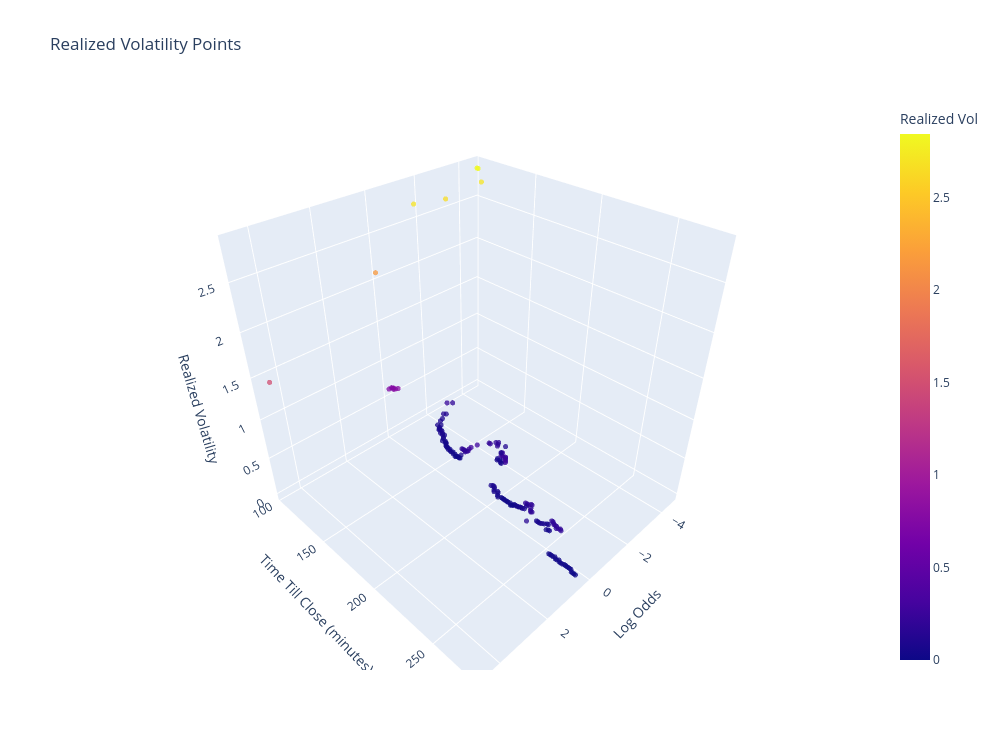

This figure's notebook cell:
### Code cell
plot_realized_vol_points(vol_df)

### Figure 1 — Plotly figure (JSON) as saved in the notebook; plotly's stock layout.template omitted (floating-point values rounded to 4 significant figures; data arrays with more than 128 entries replaced by an {"elided": "..."} marker saying what was removed)
{"data": [{"hoverinfo": "text", "marker": {"color": {"elided": "174 float values"}, "colorbar": {"title": {"text": "Realized Vol"}}, "opacity": 0.75, "size": 3}, "mode": "markers", "text": {"elided": "174 str values"}, "type": "scatter3d", "x": {"elided": "174 float values"}, "y": {"elided": "174 float values"}, "z": {"elided": "174 float values"}}], "layout": {"height": 750, "scene": {"xaxis": {"title": {"text": "Log Odds"}}, "yaxis": {"title": {"text": "Time Till Close (minutes)"}}, "zaxis": {"title": {"text": "Realized Volatility"}}}, "title": {"text": "Realized Volatility Points"}, "width": 1000}}
